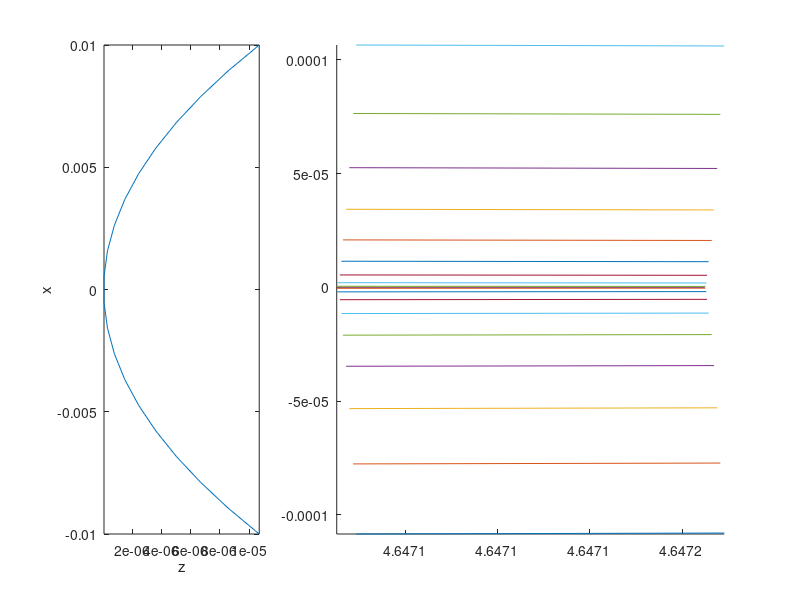

MATLAB code for this plot:
function high_order_drive()

w = [0, 0, 0, 0, 0];
w(1) = 0; % angle of deflection
w(2) = 1; % 1/focal length
w(3) = 0; % coma -2
w(4) = 1; % spherical 0
w(5) = 0; % spherical 3

c = [0, 1e11, 1e15, 0, 0];
w = wavefront_to_chirps(c, false, 1);
w(4) = -140;
w = propagate_wavefront(w, 0.05);
w(3) = 0;

plot_wavefront(w)

end

function plot_wavefront(w)
    aod_width = 20e-3;
    x_array = linspace(-aod_width/2, aod_width/2, 20);
    z_array = wavefront_func(x_array, w);

    subplot(1,3,1)
    plot(z_array, x_array)
    axis tight
    xlabel('z')
    ylabel('x')
    
    subplot(1,3,2:3)
    add_rays(x_array, w)
end

function add_rays(x, w)
    cla
    hold on
    focal_length = 1/w(2);    

    ray_origin_z = wavefront_func(x, w);
    ray_origin_x = x; 

    shift = 1e-4;
    ray_start_z = ray_origin_z + focal_length - shift;
    ray_start_x = ray_origin_x + (focal_length - shift) .* wavefront_normal(x, w);
    ray_end_z = ray_origin_z + focal_length + shift;
    ray_end_x = ray_origin_x + (focal_length + shift) .* wavefront_normal(x, w);

    plot([ray_start_z; ray_end_z], [ray_start_x; ray_end_x])
    axis tight
    hold off
end

function z = wavefront_func(x, w)
    z = w(1)*x + w(2)/2*x.^2 + w(3)/6*x.^3 + w(4)/24*x.^4 + w(5)/120*x.^5;
end

function normal_grad = wavefront_normal(x, w)
    dzdx = w(1) + w(2)*x + w(3)/2*x.^2 + w(4)/6*x.^3 + w(5)/24*x.^4;
    normal_grad = -1 * dzdx;
end

function w_new = propagate_wavefront(w, d)
    B = 1/(1-d*w(2));
    w_new(1) = w(1);
    w_new(2) = B * w(2);
    w_new(3) = B^3 * w(3);
    w_new(4) = B^4 * ( w(4) + 3*d*(B*w(3)^2 - w(2)^4) );
    w_new(5) = B^5 * ( w(5) + 5*B*d*w(3) * (2*w(4) + 3*B*d*w(3)^2 - 6*w(2)^3) );
end

function out = wavefront_to_chirps(in, w_to_c, dir)
    V = 613;
    lambda = 800e-9;
    
    if w_to_c
        w = in;
        out = [-dir*V*w(1), V^2*w(2), -dir*V^3*w(3)/2, V^4*w(4)/6, -dir*V^5*w(5)/24] / lambda;
    else
        c = in;
        out = [-dir/V*c(1), 1/V^2*c(2), -dir/V^3*c(3)*2, 1/V^4*c(4)*6, -dir/V^5*c(5)*24] * lambda;
    end
end
